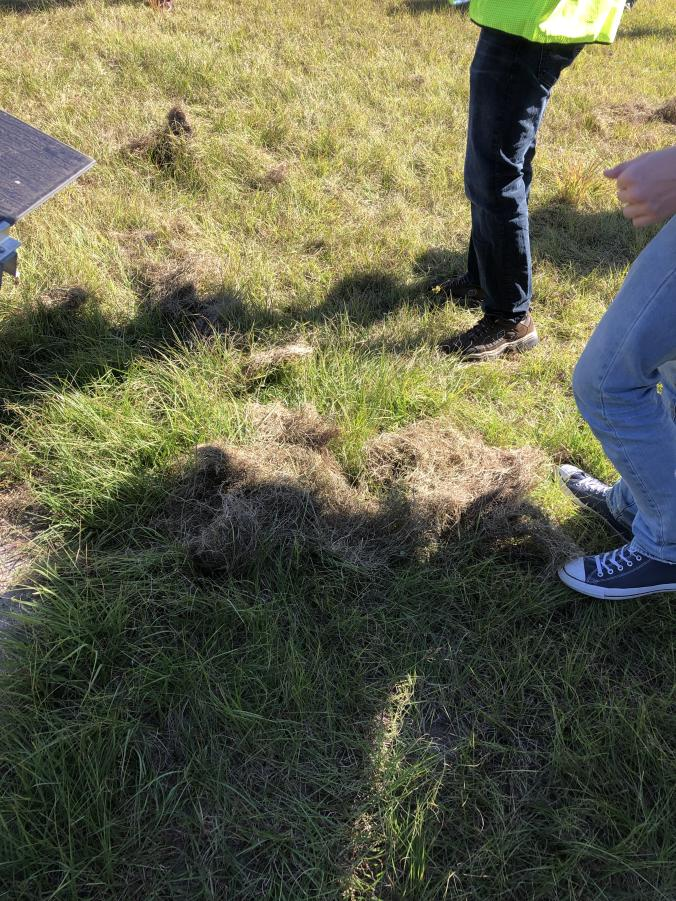
#> input picture image0.jpg, 676 x 901 px
$ python grass.py image0.jpg
#> lines starting #> are read from the running program, lines starting #| are printed output that depends on the picture; after the words box and inside, x2 and y2 are one past the last pixel; in counts of white or black regions, pixels touching at a corner belong together
import cv2
import numpy as np
from matplotlib import pyplot as plt
import time
import argparse

parser = argparse.ArgumentParser()
parser.add_argument("picture")
args = parser.parse_args()

start_time = time.time()

def auto_canny(image, sigma=0.33):
	# compute the median of the single channel pixel intensities
	v = np.median(image)

	# apply automatic Canny edge detection using the computed median
	lower = int(max(0, (1.0 - sigma) * v))
	upper = int(min(255, (1.0 + sigma) * v))
	edged = cv2.Canny(image, lower, upper)

	# return the edged image
	return edged

image = cv2.imread(args.picture)
#> image is the input picture: shape (901, 676, 3); mean B, G, R 76, 100.6, 100.5
blur = cv2.blur(image, (2,2))

# get rid of shadows
hsv_image = cv2.cvtColor(image, cv2.COLOR_BGR2HSV)
#> hsv_image: shape (901, 676, 3); mean H, S, V 51.8, 82.2, 108.3
h, s, v = cv2.split(hsv_image)
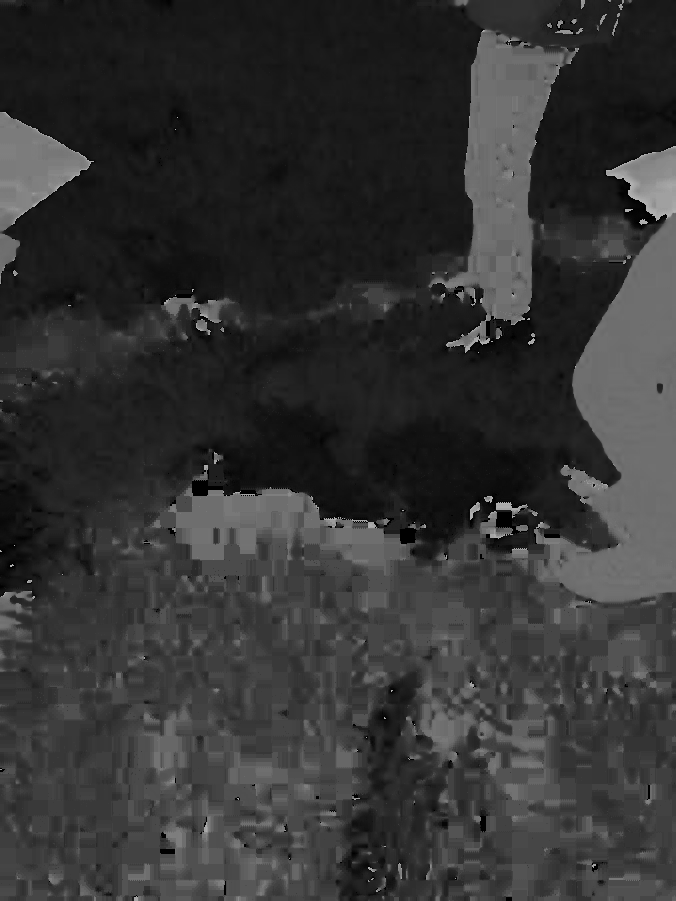
#> h: shape (901, 676); min 0, max 179, mean 51.8
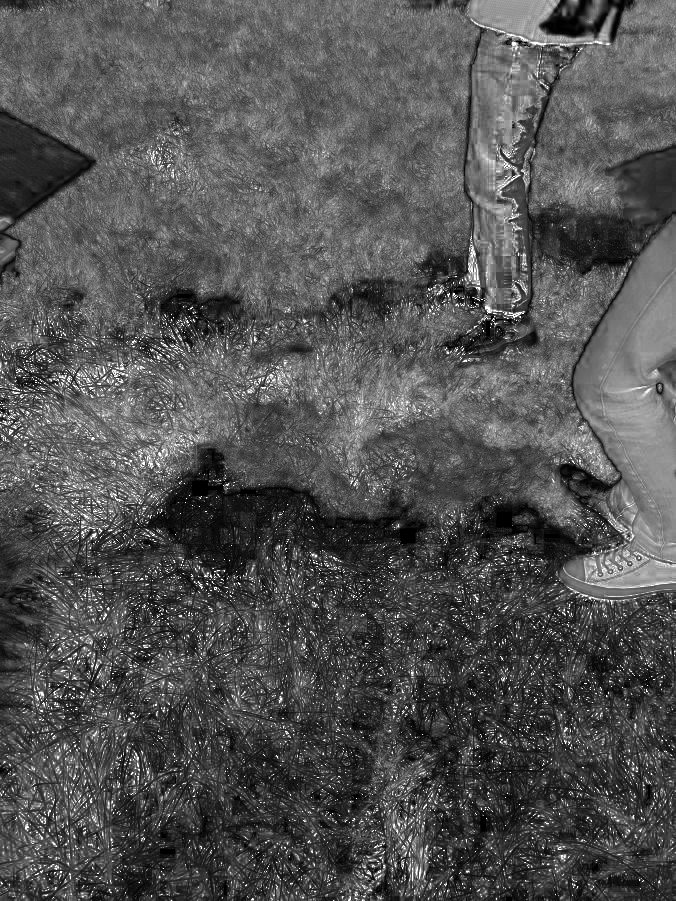
#> s: shape (901, 676); min 0, max 255, mean 82.2
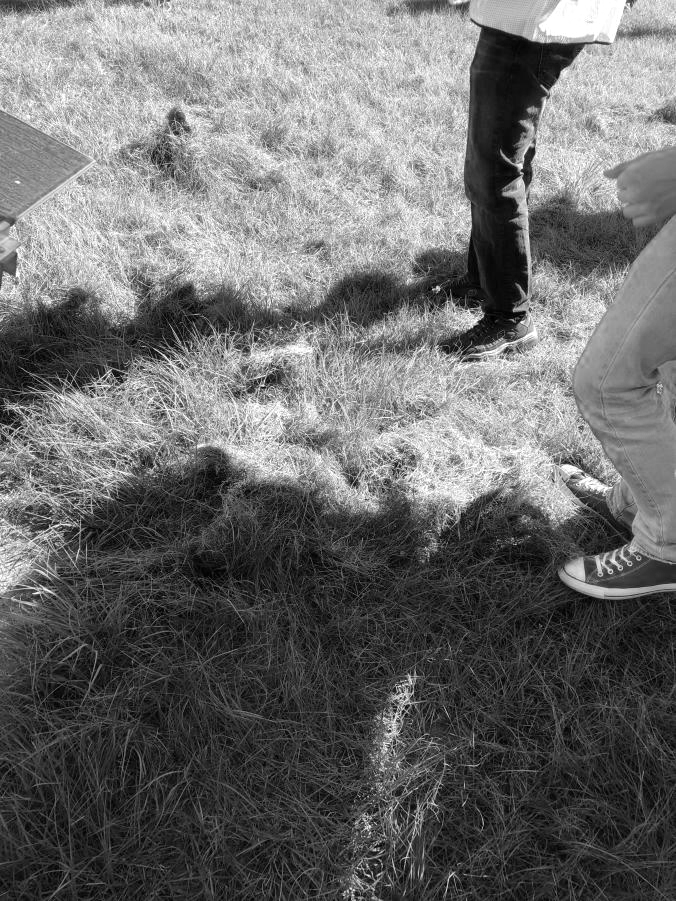
#> v: shape (901, 676); min 0, max 255, mean 108.3
v.fill(200)
#> v: shape (901, 676); every value is 200
hsv_image = cv2.merge([h, s, v])
#> hsv_image: shape (901, 676, 3); mean H, S, V 51.8, 82.2, 200

# blur image for edge detection
blurred = cv2.GaussianBlur(hsv_image, (3, 3), 0)
#> blurred: shape (901, 676, 3); mean H, S, V 51.8, 82.2, 200
edges = auto_canny(blurred)
#> in auto_canny, `v = np.median(image)`: v = 96
#> in auto_canny, `lower = int(max(0, (1.0 - sigma) * v))`: lower = 64
#> in auto_canny, `upper = int(min(255, (1.0 + sigma) * v))`: upper = 127
#> in auto_canny, `edged = cv2.Canny(image, lower, upper)`:
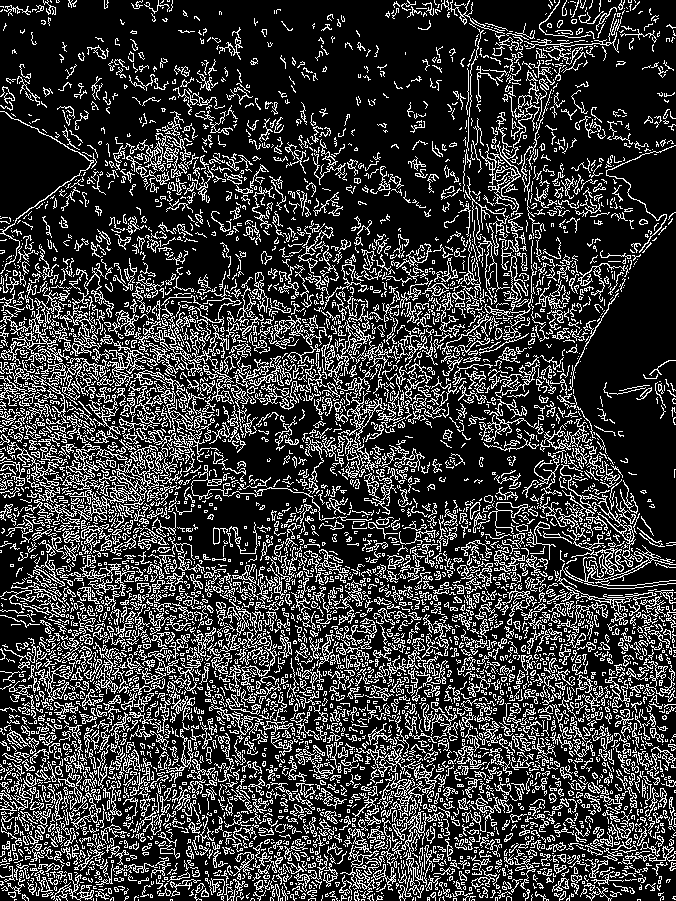
#> edged: shape (901, 676); 22.7% white in thin lines or dots
edges = cv2.bitwise_not(edges)
#> edges: shape (901, 676); 77.3% white; black in thin lines or dots

cv2.imshow('edges', edges)

# grass color array, MAY NEED TO BE ADJUSTED
lower = np.array([20,14,100])
upper = np.array([96,255,255])

# calculate mask and apply to image
mask = cv2.inRange(hsv_image, lower, upper)
#> mask: shape (901, 676); 79.8% white; 984 black regions (801 under 20 px), largest, box (x1, y1, x2, y2) and area: (150, 143, 676, 602) 64601, (429, 28, 564, 368) 20572, (0, 108, 97, 231) 6430
output = cv2.bitwise_and(image, image, mask = mask)
grass = output
bw_image = cv2.cvtColor(grass, cv2.COLOR_HSV2BGR)
bw_image = cv2.cvtColor(bw_image, cv2.COLOR_BGR2GRAY)
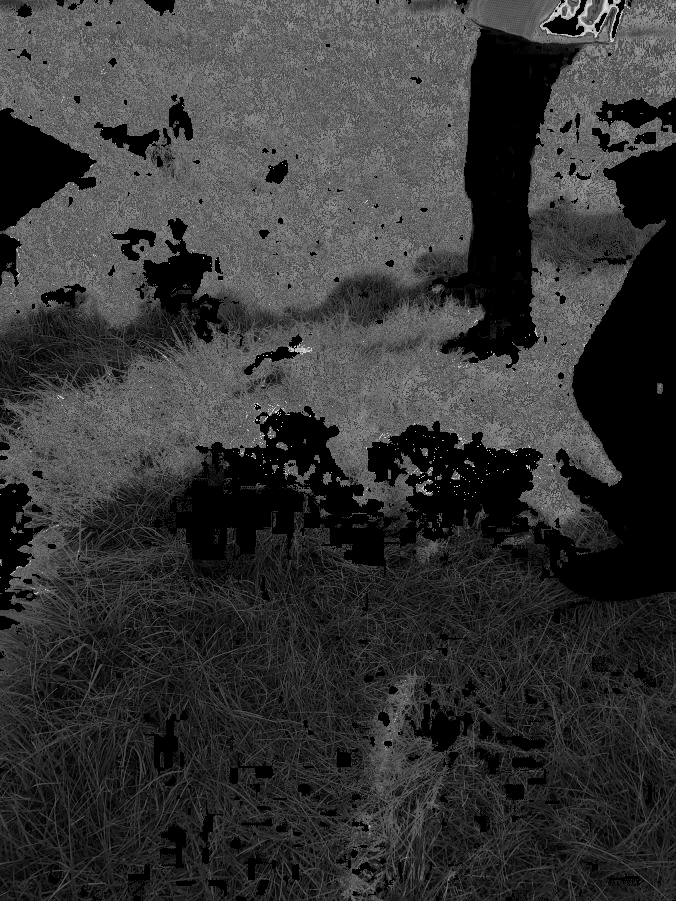
#> bw_image: shape (901, 676); min 0, max 227, mean 53.3
new_image = bw_image[:]
threshold = 1
h,b = grass.shape[:2]
#> h = 901; b = 676
(thresh, im_bw) = cv2.threshold(bw_image, 128, 255, cv2.THRESH_BINARY | cv2.THRESH_OTSU)
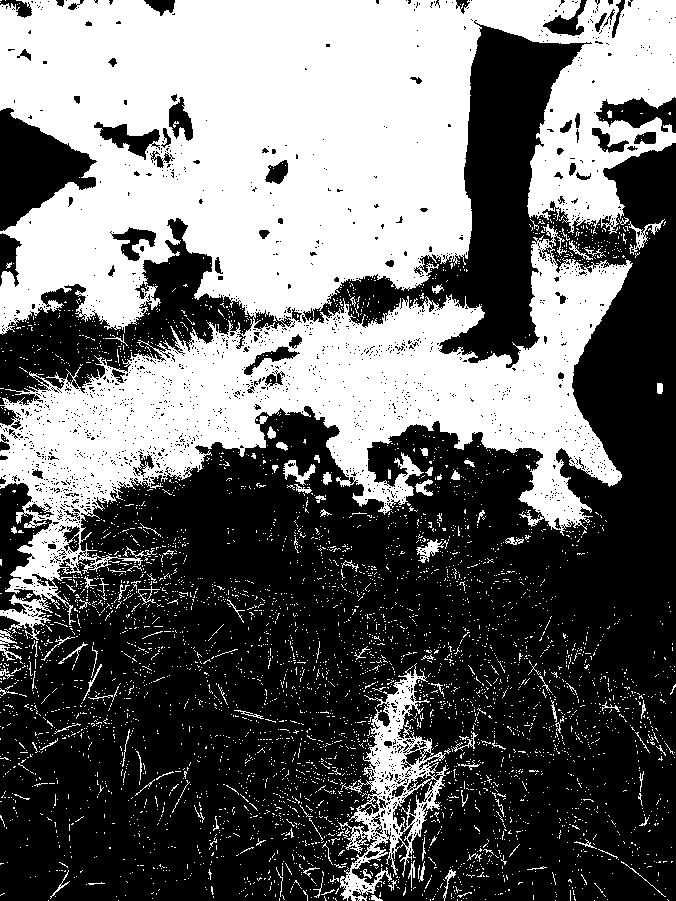
#> im_bw: shape (901, 676); 41.7% white; 4620 white regions (4499 under 20 px), largest, box (x1, y1, x2, y2) and area: (0, 0, 676, 640) 229613, (338, 663, 449, 901) 7478, (283, 460, 316, 486) 328
#> thresh = 59

cv2.imshow('cv2.threshold', im_bw)

# bitwise or with calculated edges and calculated mask
output =cv2.bitwise_or(im_bw, im_bw, mask = edges)
#> output: shape (901, 676); 33.9% white; 5149 white regions (5036 under 20 px), largest, box (x1, y1, x2, y2) and area: (0, 0, 676, 605) 184511, (342, 667, 446, 867) 3756, (0, 596, 51, 640) 625
cv2.imshow('Output of bitwise_or', output)

# trying to smooth image, not really sure what im doing here
dilation_size = 4
element = cv2.getStructuringElement(cv2.MORPH_RECT, (2 * dilation_size +1, 2 * dilation_size + 1))
dst = cv2.morphologyEx(output, cv2.MORPH_CLOSE, element)
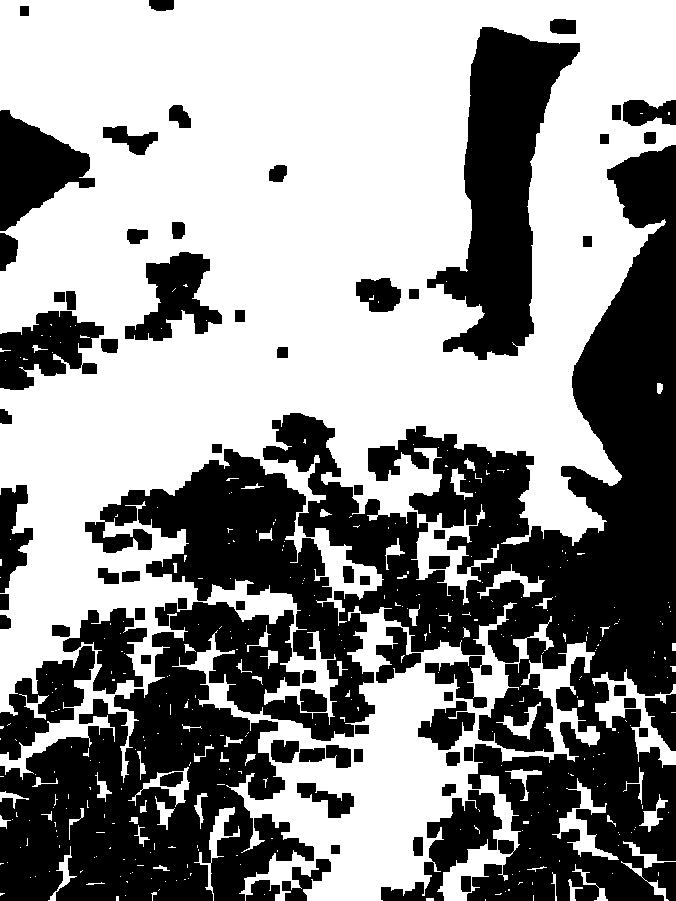
#> dst: shape (901, 676); 56.4% white; 71 black regions, largest, box (x1, y1, x2, y2) and area: (0, 145, 676, 901) 191189, (427, 27, 580, 360) 23237, (0, 110, 95, 231) 6350

cv2.imshow('Finaloutput after morphology', dst)

print("%s seconds" % (time.time()-start_time))

k = cv2.waitKey(0)
#> (key Esc is pressed here)
if k =='q':
	cv2.destroyAllWindows()

$ run again, on testimage3.jpg
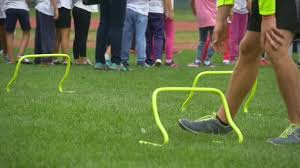
#> input picture testimage3.jpg, 300 x 168 px
#> image is the input picture: shape (168, 300, 3); mean B, G, R 69.6, 115.5, 103.3
#> blurred: shape (168, 300, 3); mean H, S, V 53.9, 120.9, 200
#> in auto_canny, `v = np.median(image)`: v = 132
#> lower = 88
#> upper = 175
#> in auto_canny, `edged = cv2.Canny(image, lower, upper)`:
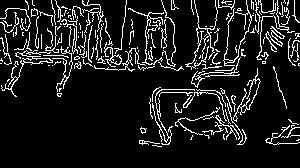
#> edged: shape (168, 300); 10.9% white in thin lines or dots, all inside (x1, y1, x2, y2) = (0, 0, 300, 147)
#> mask: shape (168, 300); 69.1% white; 18 black regions (11 under 20 px), largest, box (x1, y1, x2, y2) and area: (0, 0, 300, 124) 15062, (284, 0, 300, 23) 186, (214, 109, 225, 125) 82
#> im_bw: shape (168, 300); 65.4% white; 65 black regions (59 under 20 px), largest, box (x1, y1, x2, y2) and area: (0, 0, 300, 124) 16950, (214, 109, 229, 130) 99, (34, 57, 60, 64) 98, (290, 135, 300, 140) 39, (78, 59, 87, 64) 32, (192, 125, 205, 128) 25
#> thresh = 42
#> `dst = cv2.morphologyEx(output, cv2.MORPH_CLOSE, element)`:
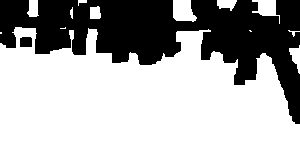
#> dst: shape (168, 300); 68.9% white; 2 black regions, box (x1, y1, x2, y2) and area: (0, 0, 300, 124) 15536, (20, 37, 32, 47) 117
